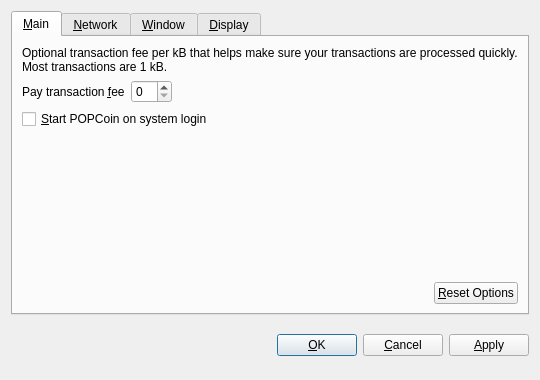
<?xml version="1.0" encoding="UTF-8"?>
<ui version="4.0">
 <class>OptionsDialog</class>
 <widget class="QDialog" name="OptionsDialog">
  <property name="geometry">
   <rect>
    <x>0</x>
    <y>0</y>
    <width>540</width>
    <height>380</height>
   </rect>
  </property>
  <property name="windowTitle">
   <string>Options</string>
  </property>
  <property name="modal">
   <bool>true</bool>
  </property>
  <layout class="QVBoxLayout" name="verticalLayout">
   <item>
    <widget class="QTabWidget" name="tabWidget">
     <property name="tabPosition">
      <enum>QTabWidget::North</enum>
     </property>
     <property name="currentIndex">
      <number>0</number>
     </property>
     <widget class="QWidget" name="tabMain">
      <attribute name="title">
       <string>&amp;Main</string>
      </attribute>
      <layout class="QVBoxLayout" name="verticalLayout_Main">
       <item>
        <widget class="QLabel" name="transactionFeeInfoLabel">
         <property name="text">
          <string>Optional transaction fee per kB that helps make sure your transactions are processed quickly. Most transactions are 1 kB.</string>
         </property>
         <property name="textFormat">
          <enum>Qt::PlainText</enum>
         </property>
         <property name="wordWrap">
          <bool>true</bool>
         </property>
        </widget>
       </item>
       <item>
        <layout class="QHBoxLayout" name="horizontalLayout_1_Main">
         <item>
          <widget class="QLabel" name="transactionFeeLabel">
           <property name="text">
            <string>Pay transaction &amp;fee</string>
           </property>
           <property name="textFormat">
            <enum>Qt::PlainText</enum>
           </property>
           <property name="buddy">
            <cstring>transactionFee</cstring>
           </property>
          </widget>
         </item>
         <item>
          <widget class="BitcoinAmountField" name="transactionFee"/>
         </item>
         <item>
          <spacer name="horizontalSpacer_1_Main">
           <property name="orientation">
            <enum>Qt::Horizontal</enum>
           </property>
           <property name="sizeHint" stdset="0">
            <size>
             <width>40</width>
             <height>20</height>
            </size>
           </property>
          </spacer>
         </item>
        </layout>
       </item>
       <item>
        <widget class="QCheckBox" name="bitcoinAtStartup">
         <property name="toolTip">
          <string>Automatically start POPCoin after logging in to the system.</string>
         </property>
         <property name="text">
          <string>&amp;Start POPCoin on system login</string>
         </property>
        </widget>
       </item>
       <item>
        <spacer name="verticalSpacer_Main">
         <property name="orientation">
          <enum>Qt::Vertical</enum>
         </property>
         <property name="sizeHint" stdset="0">
          <size>
           <width>20</width>
           <height>40</height>
          </size>
         </property>
        </spacer>
       </item>
       <item>
        <layout class="QHBoxLayout" name="horizontalLayout_2_Main">
         <item>
          <spacer name="horizontalSpacer_2_Main">
           <property name="orientation">
            <enum>Qt::Horizontal</enum>
           </property>
           <property name="sizeHint" stdset="0">
            <size>
             <width>40</width>
             <height>20</height>
            </size>
           </property>
          </spacer>
         </item>
         <item>
          <widget class="QPushButton" name="resetButton">
           <property name="toolTip">
            <string>Reset all client options to default.</string>
           </property>
           <property name="text">
            <string>&amp;Reset Options</string>
           </property>
           <property name="autoDefault">
            <bool>false</bool>
           </property>
          </widget>
         </item>
        </layout>
       </item>
      </layout>
     </widget>
     <widget class="QWidget" name="tabNetwork">
      <attribute name="title">
       <string>&amp;Network</string>
      </attribute>
      <layout class="QVBoxLayout" name="verticalLayout_Network">
       <item>
        <widget class="QCheckBox" name="mapPortUpnp">
         <property name="toolTip">
          <string>Automatically open the POPCoin client port on the router. This only works when your router supports UPnP and it is enabled.</string>
         </property>
         <property name="text">
          <string>Map port using &amp;UPnP</string>
         </property>
        </widget>
       </item>
       <item>
        <widget class="QCheckBox" name="connectSocks">
         <property name="toolTip">
          <string>Connect to the POPCoin network through a SOCKS proxy (e.g. when connecting through Tor).</string>
         </property>
         <property name="text">
          <string>&amp;Connect through SOCKS proxy:</string>
         </property>
        </widget>
       </item>
       <item>
        <layout class="QHBoxLayout" name="horizontalLayout_Network">
         <item>
          <widget class="QLabel" name="proxyIpLabel">
           <property name="text">
            <string>Proxy &amp;IP:</string>
           </property>
           <property name="textFormat">
            <enum>Qt::PlainText</enum>
           </property>
           <property name="buddy">
            <cstring>proxyIp</cstring>
           </property>
          </widget>
         </item>
         <item>
          <widget class="QValidatedLineEdit" name="proxyIp">
           <property name="maximumSize">
            <size>
             <width>140</width>
             <height>16777215</height>
            </size>
           </property>
           <property name="toolTip">
            <string>IP address of the proxy (e.g. 127.0.0.1)</string>
           </property>
          </widget>
         </item>
         <item>
          <widget class="QLabel" name="proxyPortLabel">
           <property name="text">
            <string>&amp;Port:</string>
           </property>
           <property name="textFormat">
            <enum>Qt::PlainText</enum>
           </property>
           <property name="buddy">
            <cstring>proxyPort</cstring>
           </property>
          </widget>
         </item>
         <item>
          <widget class="QLineEdit" name="proxyPort">
           <property name="maximumSize">
            <size>
             <width>55</width>
             <height>16777215</height>
            </size>
           </property>
           <property name="toolTip">
            <string>Port of the proxy (e.g. 9050)</string>
           </property>
          </widget>
         </item>
         <item>
          <widget class="QLabel" name="socksVersionLabel">
           <property name="text">
            <string>SOCKS &amp;Version:</string>
           </property>
           <property name="textFormat">
            <enum>Qt::PlainText</enum>
           </property>
           <property name="buddy">
            <cstring>socksVersion</cstring>
           </property>
          </widget>
         </item>
         <item>
          <widget class="QValueComboBox" name="socksVersion">
           <property name="toolTip">
            <string>SOCKS version of the proxy (e.g. 5)</string>
           </property>
          </widget>
         </item>
         <item>
          <spacer name="horizontalSpacer_Network">
           <property name="orientation">
            <enum>Qt::Horizontal</enum>
           </property>
           <property name="sizeHint" stdset="0">
            <size>
             <width>40</width>
             <height>20</height>
            </size>
           </property>
          </spacer>
         </item>
        </layout>
       </item>
       <item>
        <spacer name="verticalSpacer_Network">
         <property name="orientation">
          <enum>Qt::Vertical</enum>
         </property>
         <property name="sizeHint" stdset="0">
          <size>
           <width>20</width>
           <height>40</height>
          </size>
         </property>
        </spacer>
       </item>
      </layout>
     </widget>
     <widget class="QWidget" name="tabWindow">
      <attribute name="title">
       <string>&amp;Window</string>
      </attribute>
      <layout class="QVBoxLayout" name="verticalLayout_Window">
       <item>
        <widget class="QCheckBox" name="minimizeToTray">
         <property name="toolTip">
          <string>Show only a tray icon after minimizing the window.</string>
         </property>
         <property name="text">
          <string>&amp;Minimize to the tray instead of the taskbar</string>
         </property>
        </widget>
       </item>
       <item>
        <widget class="QCheckBox" name="minimizeOnClose">
         <property name="toolTip">
          <string>Minimize instead of exit the application when the window is closed. When this option is enabled, the application will be closed only after selecting Quit in the menu.</string>
         </property>
         <property name="text">
          <string>M&amp;inimize on close</string>
         </property>
        </widget>
       </item>
       <item>
        <spacer name="verticalSpacer_Window">
         <property name="orientation">
          <enum>Qt::Vertical</enum>
         </property>
         <property name="sizeHint" stdset="0">
          <size>
           <width>20</width>
           <height>40</height>
          </size>
         </property>
        </spacer>
       </item>
      </layout>
     </widget>
     <widget class="QWidget" name="tabDisplay">
      <attribute name="title">
       <string>&amp;Display</string>
      </attribute>
      <layout class="QVBoxLayout" name="verticalLayout_Display">
       <item>
        <layout class="QHBoxLayout" name="horizontalLayout_1_Display">
         <item>
          <widget class="QLabel" name="langLabel">
           <property name="text">
            <string>User Interface &amp;language:</string>
           </property>
           <property name="textFormat">
            <enum>Qt::PlainText</enum>
           </property>
           <property name="buddy">
            <cstring>lang</cstring>
           </property>
          </widget>
         </item>
         <item>
          <widget class="QValueComboBox" name="lang">
           <property name="toolTip">
            <string>The user interface language can be set here. This setting will take effect after restarting POPCoin.</string>
           </property>
          </widget>
         </item>
        </layout>
       </item>
       <item>
        <layout class="QHBoxLayout" name="horizontalLayout_2_Display">
         <item>
          <widget class="QLabel" name="unitLabel">
           <property name="text">
            <string>&amp;Unit to show amounts in:</string>
           </property>
           <property name="textFormat">
            <enum>Qt::PlainText</enum>
           </property>
           <property name="buddy">
            <cstring>unit</cstring>
           </property>
          </widget>
         </item>
         <item>
          <widget class="QValueComboBox" name="unit">
           <property name="toolTip">
            <string>Choose the default subdivision unit to show in the interface and when sending coins.</string>
           </property>
          </widget>
         </item>
        </layout>
       </item>
       <item>
        <widget class="QCheckBox" name="displayAddresses">
         <property name="toolTip">
          <string>Whether to show POPCoin addresses in the transaction list or not.</string>
         </property>
         <property name="text">
          <string>&amp;Display addresses in transaction list</string>
         </property>
        </widget>
       </item>
       <item>
        <widget class="QCheckBox" name="coinControlFeatures">
         <property name="toolTip">
          <string>Whether to show coin control features or not.</string>
         </property>
         <property name="text">
          <string>Display coin &amp;control features (experts only!)</string>
         </property>
        </widget>
       </item>
       <item>
        <spacer name="verticalSpacer_Display">
         <property name="orientation">
          <enum>Qt::Vertical</enum>
         </property>
         <property name="sizeHint" stdset="0">
          <size>
           <width>20</width>
           <height>40</height>
          </size>
         </property>
        </spacer>
       </item>
      </layout>
     </widget>
    </widget>
   </item>
   <item>
    <layout class="QHBoxLayout" name="horizontalLayout_Buttons">
     <item>
      <spacer name="horizontalSpacer_1">
       <property name="orientation">
        <enum>Qt::Horizontal</enum>
       </property>
       <property name="sizeHint" stdset="0">
        <size>
         <width>40</width>
         <height>48</height>
        </size>
       </property>
      </spacer>
     </item>
     <item>
      <widget class="QLabel" name="statusLabel">
       <property name="font">
        <font>
         <weight>75</weight>
         <bold>true</bold>
        </font>
       </property>
       <property name="text">
        <string/>
       </property>
       <property name="textFormat">
        <enum>Qt::PlainText</enum>
       </property>
       <property name="wordWrap">
        <bool>true</bool>
       </property>
      </widget>
     </item>
     <item>
      <spacer name="horizontalSpacer_2">
       <property name="orientation">
        <enum>Qt::Horizontal</enum>
       </property>
       <property name="sizeHint" stdset="0">
        <size>
         <width>40</width>
         <height>48</height>
        </size>
       </property>
      </spacer>
     </item>
     <item>
      <widget class="QPushButton" name="okButton">
       <property name="text">
        <string>&amp;OK</string>
       </property>
      </widget>
     </item>
     <item>
      <widget class="QPushButton" name="cancelButton">
       <property name="text">
        <string>&amp;Cancel</string>
       </property>
       <property name="autoDefault">
        <bool>false</bool>
       </property>
      </widget>
     </item>
     <item>
      <widget class="QPushButton" name="applyButton">
       <property name="text">
        <string>&amp;Apply</string>
       </property>
       <property name="autoDefault">
        <bool>false</bool>
       </property>
      </widget>
     </item>
    </layout>
   </item>
  </layout>
 </widget>
 <customwidgets>
  <customwidget>
   <class>BitcoinAmountField</class>
   <extends>QSpinBox</extends>
   <header>bitcoinamountfield.h</header>
  </customwidget>
  <customwidget>
   <class>QValueComboBox</class>
   <extends>QComboBox</extends>
   <header>qvaluecombobox.h</header>
  </customwidget>
  <customwidget>
   <class>QValidatedLineEdit</class>
   <extends>QLineEdit</extends>
   <header>qvalidatedlineedit.h</header>
  </customwidget>
 </customwidgets>
 <resources/>
 <connections/>
</ui>
